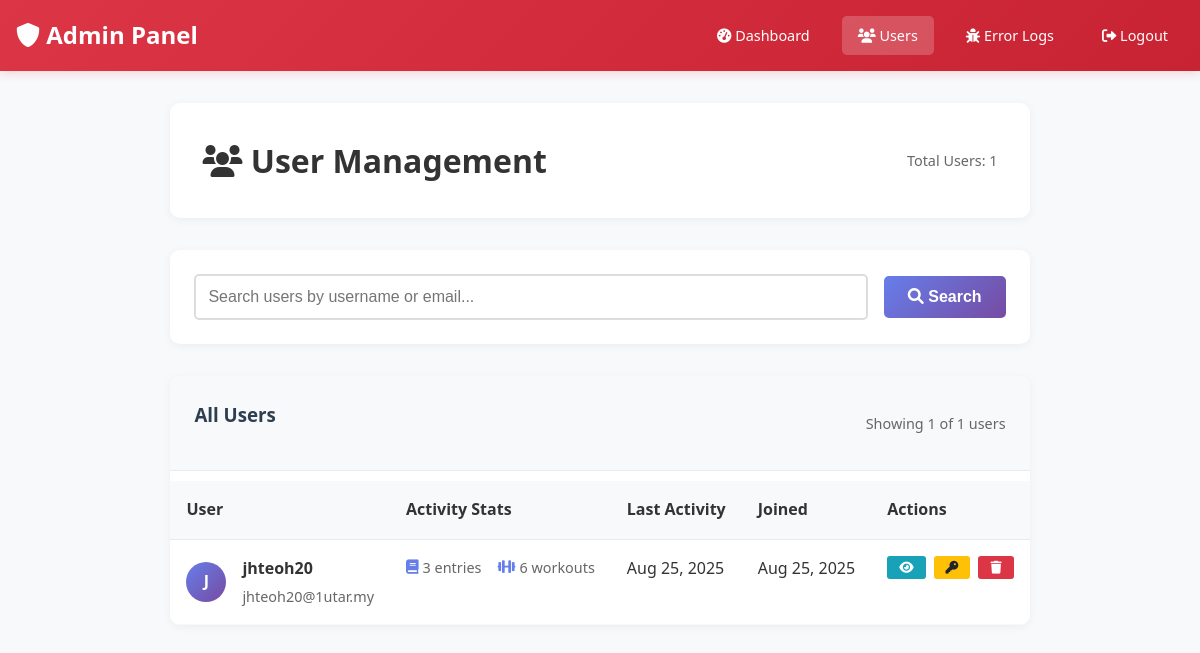
/admin/users.php (signed in), run on an earlier commit of the app's database.
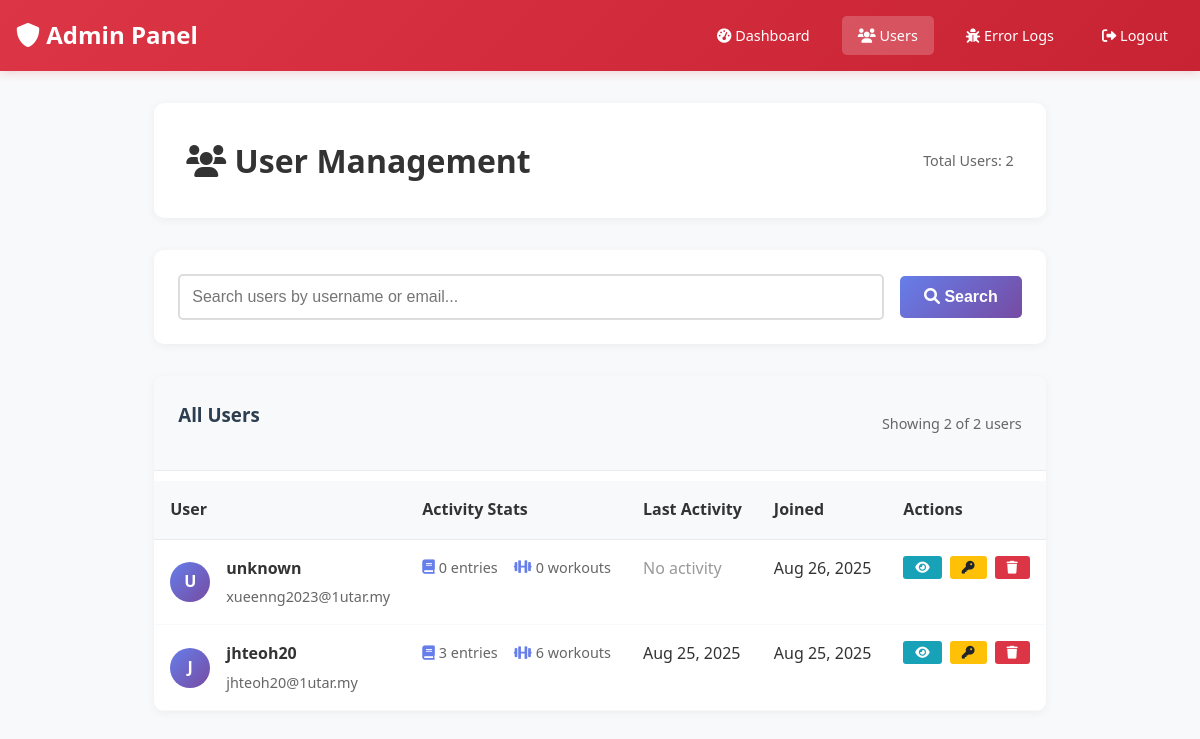
And on a later commit of the database.
### tables this page shows
CREATE TABLE `users` (
  `user_id` int(11) NOT NULL,
  `username` varchar(50) NOT NULL,
  `email` varchar(100) NOT NULL,
  `password` varchar(255) NOT NULL,
  `created_at` timestamp NOT NULL DEFAULT current_timestamp()
);

### config/database.php (called while the page is built, shortened)
<?php
class Database {
    private $host = "localhost";
    private $username = "root";
    private $password = "";
    private $database = "student_routine_db";
    public $connection;
    public function __construct() {
        $this->connection = null;
        try {
            $this->connection = new PDO(
                "mysql:host=" . $this->host . ";dbname=" . $this->database,
                $this->username,
                $this->password
            );
            $this->connection->setAttribute(PDO::ATTR_ERRMODE, PDO::ERRMODE_EXCEPTION);
        } catch(PDOException $e) {
            echo "Connection error: " . $e->getMessage();
        }
    }
    public function getConnection() {
        return $this->connection;
    }
}
?>

### admin/users.php (the view, shortened to what this page needs)
<?php
require_once '../config/database.php';
$db = new Database();
$page = max(1, intval($_GET['page'] ?? 1));
$limit = 20;
$offset = ($page - 1) * $limit;
$search = $_GET['search'] ?? '';
try {
    $whereClause = '';
    $params = [];
    $countQuery = "SELECT COUNT(*) as total FROM users u $whereClause";
    $stmt = $db->getConnection()->prepare($countQuery);
    $stmt->execute($params);
    $totalUsers = $stmt->fetch(PDO::FETCH_ASSOC)['total'];
    $usersQuery = "
        SELECT u.*,
               COALESCE(de_count.diary_entries, 0) as diary_entries,
               COALESCE(et_count.exercises, 0) as exercises,
               de_max.last_diary_entry,
               et_max.last_exercise
        FROM users u
        LEFT JOIN (
            SELECT user_id, COUNT(*) as diary_entries
            FROM diary_entries
            GROUP BY user_id
        ) de_count ON u.user_id = de_count.user_id
        LEFT JOIN (
            SELECT user_id, COUNT(*) as exercises
            FROM exercise_tracker
            GROUP BY user_id
        ) et_count ON u.user_id = et_count.user_id
        LEFT JOIN (
            SELECT user_id, MAX(created_at) as last_diary_entry
            FROM diary_entries
            GROUP BY user_id
        ) de_max ON u.user_id = de_max.user_id
        LEFT JOIN (
            SELECT user_id, MAX(created_at) as last_exercise
            FROM exercise_tracker
            GROUP BY user_id
        ) et_max ON u.user_id = et_max.user_id
        $whereClause
        ORDER BY u.created_at DESC
        LIMIT $offset, $limit
    ";
    $stmt = $db->getConnection()->prepare($usersQuery);
    $stmt->execute($params);
    $users = $stmt->fetchAll(PDO::FETCH_ASSOC);
} catch (Exception $e) {
    $users = [];
    $totalUsers = 0;
    $totalPages = 0;
    $message = 'Error loading users: ' . $e->getMessage();
    $messageType = 'error';
}
?>
<!DOCTYPE html>
<html lang="en">
<head>
    <link rel="stylesheet" href="../css/style.css">
    <link rel="stylesheet" href="https://cdnjs.cloudflare.com/ajax/libs/font-awesome/6.0.0/css/all.min.css">
</head>
<body>
    <nav class="admin-navbar">
        <div class="admin-nav-container">
            <div class="admin-logo">
                <a href="dashboard.php">
                    <i class="fas fa-shield-alt"></i> Admin Panel
                </a>
            </div>
            <div class="admin-nav-menu">
                <a href="dashboard.php" class="admin-nav-link">
                    <i class="fas fa-tachometer-alt"></i> Dashboard
                </a>
                <a href="users.php" class="admin-nav-link active">
                    <i class="fas fa-users"></i> Users
                </a>
                <a href="errors.php" class="admin-nav-link">
                    <i class="fas fa-bug"></i> Error Logs
                </a>
                <a href="logout.php" class="admin-nav-link">
                    <i class="fas fa-sign-out-alt"></i> Logout
                </a>
            </div>
        </div>
    </nav>
    <main class="admin-main-content">
        <div class="page-header">
            <h1 class="page-title">
                <i class="fas fa-users"></i> User Management
            </h1>
            <div class="users-count">
                Total Users: <?php echo number_format($totalUsers); ?>
            </div>
        </div>
        <div class="search-section">
            <form method="GET" class="search-form">
                <input
                    type="text"
                    name="search"
                    value="<?php echo htmlspecialchars($search); ?>"
                    placeholder="Search users by username or email..."
                    class="search-input"
                >
                <button type="submit" class="btn btn-primary">
                    <i class="fas fa-search"></i> Search
                </button>
            </form>
        </div>
        <div class="users-section">
            <div class="users-header">
                <h3>All Users</h3>
                <span class="users-count">
                    Showing <?php echo count($users); ?> of <?php echo $totalUsers; ?> users
                </span>
            </div>
            <?php if (!empty($users)): ?>
                <table class="users-table">
                    <thead>
                        <tr>
                            <th>User</th>
                            <th>Activity Stats</th>
                            <th>Last Activity</th>
                            <th>Joined</th>
                            <th>Actions</th>
                        </tr>
                    </thead>
                    <tbody>
                        <?php foreach ($users as $user): ?>
                            <tr>
                                <td>
                                    <div class="user-info">
                                        <div class="user-avatar">
                                            <?php echo strtoupper(substr($user['username'], 0, 1)); ?>
                                        </div>
                                        <div class="user-details">
                                            <h4><?php echo htmlspecialchars($user['username']); ?></h4>
                                            <div class="user-email"><?php echo htmlspecialchars($user['email']); ?></div>
                                        </div>
                                    </div>
                                </td>
                                <td>
                                    <div class="activity-stats">
                                        <div class="stat-item">
                                            <i class="fas fa-book"></i>
                                            <?php echo $user['diary_entries']; ?> entries
                                        </div>
                                        <div class="stat-item">
                                            <i class="fas fa-dumbbell"></i>
                                            <?php echo $user['exercises']; ?> workouts
                                        </div>
                                    </div>
                                </td>
                                <td>
                                    <?php
                                    $lastActivity = max($user['last_diary_entry'], $user['last_exercise']);
                                    if ($lastActivity):
                                    ?>
                                        <?php echo date('M j, Y', strtotime($lastActivity)); ?>
                                    <?php else: ?>
                                        <span style="color: #999;">No activity</span>
                                    <?php endif; ?>
                                </td>
                                <td>
                                    <?php echo date('M j, Y', strtotime($user['created_at'])); ?>
                                </td>
                                <td>
                                    <div class="user-actions">
                                        <button
                                            class="btn btn-info btn-sm"
                                            onclick="viewUser(<?php echo $user['user_id']; ?>)"
                                            title="View Details"
                                        >
                                            <i class="fas fa-eye"></i>
                                        </button>
                                        <button
                                            class="btn btn-warning btn-sm"
                                            onclick="resetPassword(<?php echo $user['user_id']; ?>, '<?php echo htmlspecialchars($user['username']); ?>')"
                                            title="Reset Password"
                                        >
                                            <i class="fas fa-key"></i>
                                        </button>
                                        <button
                                            class="btn btn-danger btn-sm"
                                            onclick="deleteUser(<?php echo $user['user_id']; ?>, '<?php echo htmlspecialchars($user['username']); ?>')"
                                            title="Delete User"
                                        >
                                            <i class="fas fa-trash"></i>
                                        </button>
                                    </div>
                                </td>
                            </tr>
                        <?php endforeach; ?>
                    </tbody>
                </table>
            <?php endif; ?>
        </div>
    </main>
</body>
</html>

### css/style.css (style rules this page uses)
* { margin: 0; padding: 0; box-sizing: border-box; }
body { font-family: 'Segoe UI', Tahoma, Geneva, Verdana, sans-serif; line-height: 1.6; color: #333; background-color: #f5f7fa; min-height: 100vh; display: flex; flex-direction: column; }
h1, h2, h3 { color: #2c3e50; margin-bottom: 1rem; }
h1 { font-size: 2.5rem; text-align: center; }
input[type="text"], input[type="email"], input[type="password"], input[type="date"], select, textarea { width: 100%; padding: 0.75rem; border: 2px solid #ddd; border-radius: 5px; font-size: 1rem; transition: border-color 0.3s; }
.btn { display: inline-block; padding: 0.75rem 1.5rem; border: none; border-radius: 5px; cursor: pointer; text-decoration: none; font-size: 1rem; font-weight: 600; transition: all 0.3s; text-align: center; }
.btn-primary { background: linear-gradient(135deg, #667eea 0%, #764ba2 100%); color: white; }
.btn-warning { background-color: #f39c12; color: white; }
.btn-danger { background-color: #e74c3c; color: white; }
table { width: 100%; border-collapse: collapse; margin-top: 10px; }
th, td { padding: 8px; text-align: left; border-bottom: 1px solid #ddd; }

### admin/users.php (style rules this page uses)
body { background: #f8f9fa; font-family: 'Segoe UI', Tahoma, Geneva, Verdana, sans-serif; }
.admin-navbar { background: linear-gradient(135deg, #dc3545 0%, #c82333 100%); color: white; padding: 1rem 0; box-shadow: 0 2px 10px rgba(220, 53, 69, 0.2); margin-bottom: 2rem; }
.admin-nav-container { max-width: 1200px; margin: 0 auto; display: flex; justify-content: space-between; align-items: center; padding: 0 1rem; }
.admin-logo a { color: white; text-decoration: none; font-size: 1.5rem; font-weight: bold; }
.admin-nav-menu { display: flex; align-items: center; gap: 1rem; }
.admin-nav-link { color: white; text-decoration: none; padding: 0.5rem 1rem; border-radius: 5px; transition: all 0.3s; font-size: 0.9rem; }
.admin-nav-link:hover, .admin-nav-link.active { background: rgba(255,255,255,0.2); }
.admin-main-content { max-width: 1200px; margin: 0 auto; padding: 0 1rem; }
.page-header { background: white; padding: 2rem; border-radius: 10px; box-shadow: 0 2px 10px rgba(0,0,0,0.05); margin-bottom: 2rem; display: flex; justify-content: space-between; align-items: center; }
.page-title { color: #333; font-size: 2rem; margin: 0; }
.search-section { background: white; padding: 1.5rem; border-radius: 10px; box-shadow: 0 2px 10px rgba(0,0,0,0.05); margin-bottom: 2rem; }
.search-form { display: flex; gap: 1rem; align-items: center; }
.search-input { flex: 1; padding: 0.75rem; border: 2px solid #e9ecef; border-radius: 5px; font-size: 1rem; }
.users-section { background: white; border-radius: 10px; box-shadow: 0 2px 10px rgba(0,0,0,0.05); overflow: hidden; }
.users-header { padding: 1.5rem; background: #f8f9fa; border-bottom: 1px solid #e9ecef; display: flex; justify-content: space-between; align-items: center; }
.users-count { color: #666; font-size: 0.9rem; }
.users-table { width: 100%; border-collapse: collapse; }
.users-table th { background: #f8f9fa; padding: 1rem; text-align: left; font-weight: 600; color: #333; border-bottom: 1px solid #e9ecef; }
.users-table td { padding: 1rem; border-bottom: 1px solid #f8f9fa; vertical-align: top; }
.user-avatar { width: 40px; height: 40px; background: linear-gradient(135deg, #667eea 0%, #764ba2 100%); border-radius: 50%; display: flex; align-items: center; justify-content: center; color: white; font-weight: bold; margin-right: 1rem; }
.user-info { display: flex; align-items: center; }
.user-details h4 { margin: 0 0 0.25rem 0; color: #333; font-size: 1rem; }
.user-email { color: #666; font-size: 0.9rem; }
.activity-stats { display: flex; gap: 1rem; flex-wrap: wrap; }
.stat-item { display: flex; align-items: center; gap: 0.25rem; color: #666; font-size: 0.9rem; }
.stat-item i { color: #667eea; }
.user-actions { display: flex; gap: 0.5rem; }
.btn-sm { padding: 0.25rem 0.75rem; font-size: 0.8rem; border-radius: 3px; }
.btn-danger { background: #dc3545; color: white; border: none; cursor: pointer; transition: background 0.3s; }
.btn-warning { background: #ffc107; color: #212529; border: none; cursor: pointer; transition: background 0.3s; }
.btn-info { background: #17a2b8; color: white; border: none; cursor: pointer; transition: background 0.3s; }

What changed in the data, as far as the page shows it:
added users: username "U", username "unknown", email "xueenng2023@1utar.my", diary_entries "0", exercises "0", shows "No activity", created_at "Aug 26, 2025"
Also different on the page:
$totalUsers: "1" → "2"
count($users): "1" → "2"
